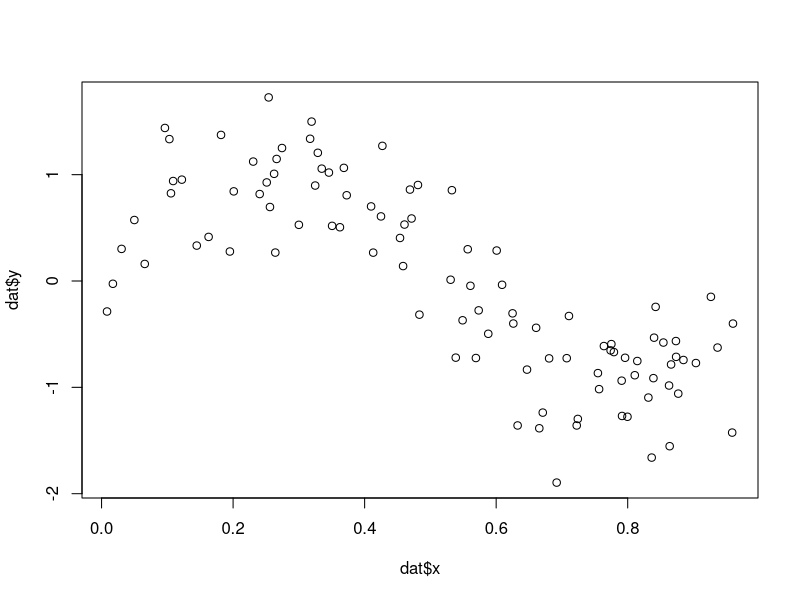
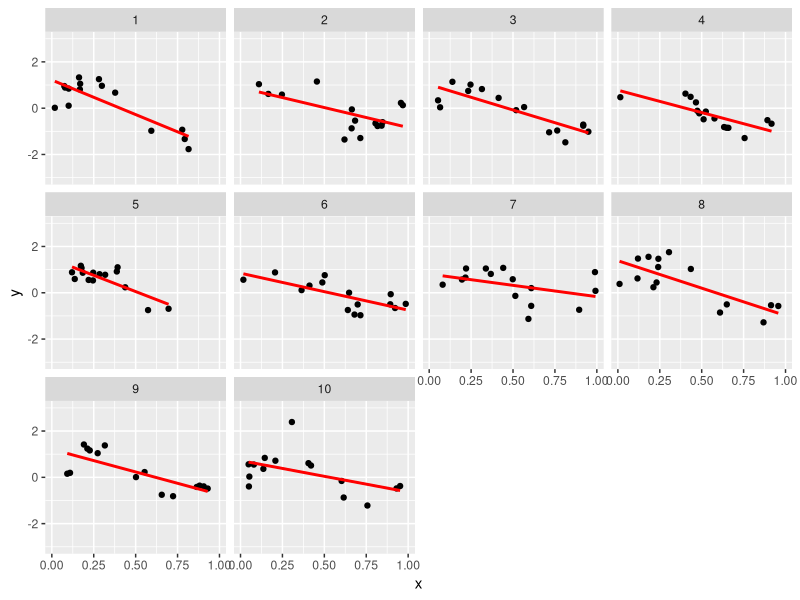
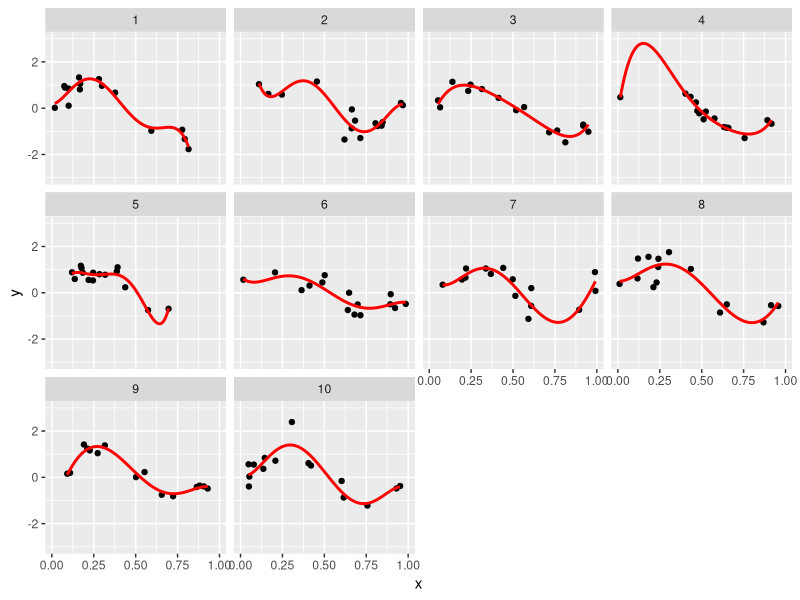
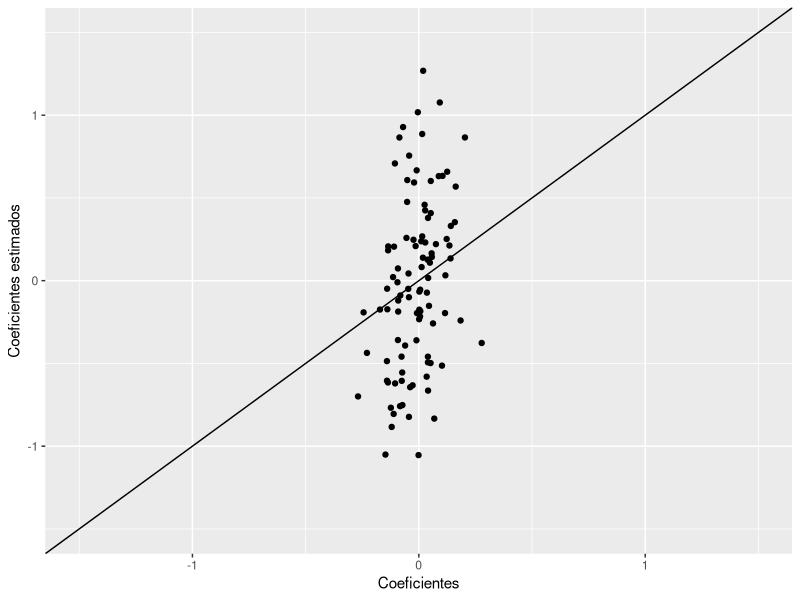
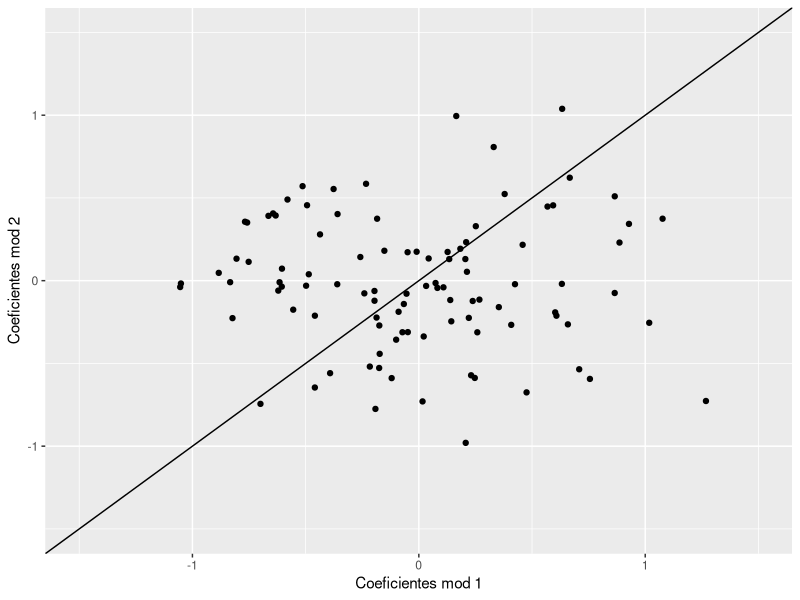
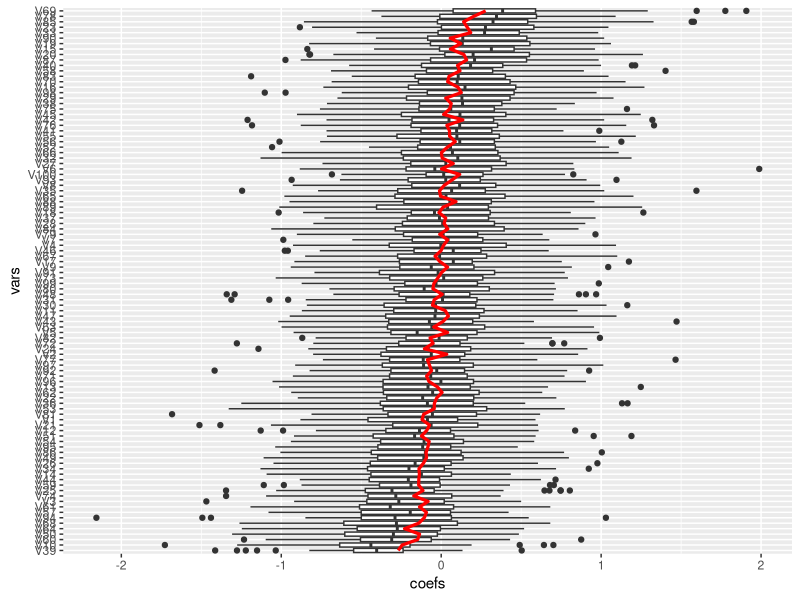
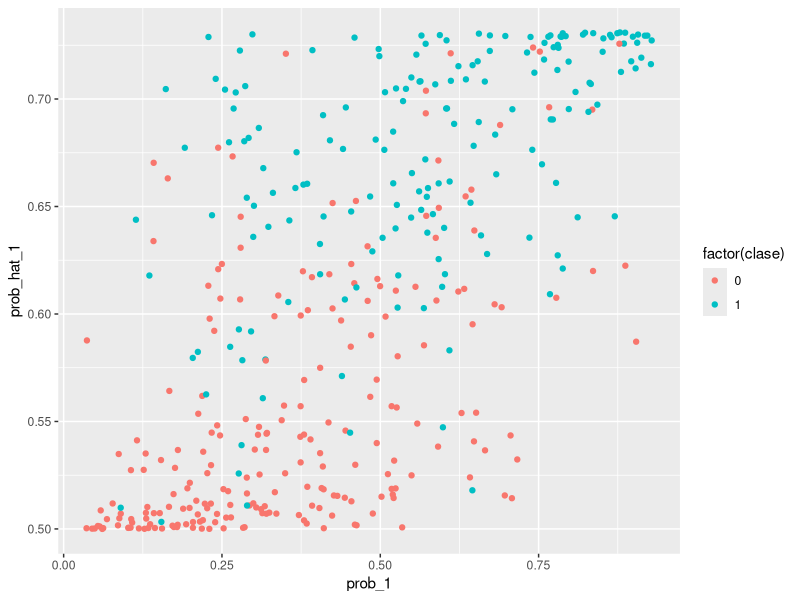
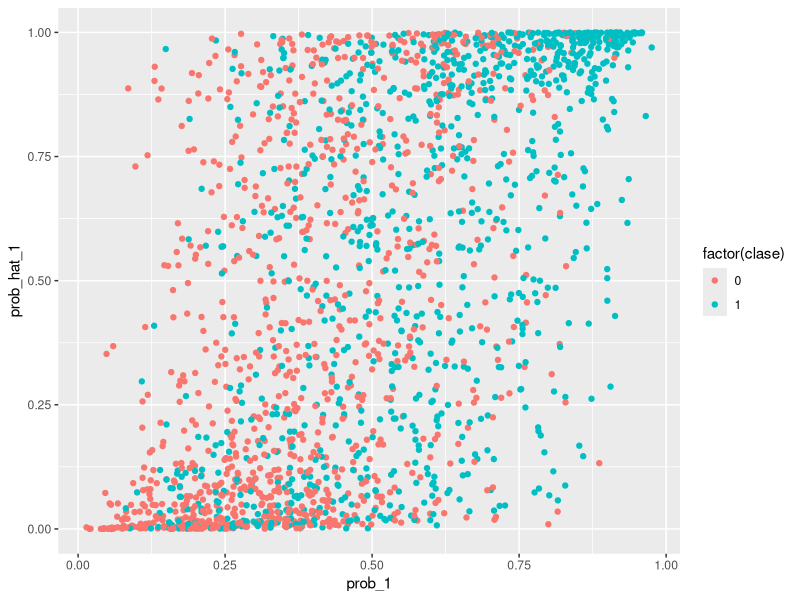

Recreate these plots in R, in order. (Note: this script raises an error after producing the figures.)
## ---- chunk 1
library(dplyr)
library(tidyr)
library(purrr)
library(ggplot2)
## ---- chunk 2
f <- function(x){ sin(6*x)}
sim_data <- function(n = 15){
  x <- runif(n, 0, 1)
  y <- f(x) + rnorm(n, 0, 0.4)
  data_frame(x = x, y = y)
}
dat <- sim_data(n = 100)
plot(dat$x,dat$y)
## ---- chunk 3
set.seed(92114)
sims <- data_frame(rep = 1:10)
sims <- sims %>% group_by(rep) %>% 
  mutate(data = list(data = sim_data())) %>% unnest
## ---- chunk 4
ggplot(sims, aes(x=x, y=y)) + geom_point() +
  facet_wrap(~rep) + 
  geom_smooth(formula = y~x, method ='lm', colour = 'red', se = FALSE) +
  ylim(c(-3,3))
## ---- chunk 5
ggplot(sims, aes(x=x, y=y)) + geom_point() +
  facet_wrap(~rep) + geom_smooth(formula = y~ poly(x, 5, raw = TRUE), method ='lm', 
                                 colour = 'red', se = FALSE) + ylim(c(-3,3))
## ---- chunk 6
h <- function(x){ 1 / (1 + exp(-x))}
set.seed(2805)
beta <- rnorm(100,0,0.1)
names(beta) <- paste0('V', 1:length(beta))
beta
## ---- chunk 7
sim_datos <- function(n, m, beta){
  p <- length(beta)
  #n = casos de entrenamiento, m= casos de prueba, p=num variables
  mat_entrena <- matrix(rnorm(n*p, 0, 0.5), n, p) + rnorm(p) 
  mat_prueba <- matrix(rnorm(m*p, 0, 0.5), m, p) + rnorm(p) 
  p_entrena <- h(mat_entrena %*% beta) 
  p_prueba <- h(mat_prueba %*% beta) 
  y_entrena = rbinom(n, 1, p_entrena)
  y_prueba = rbinom(m, 1, p_prueba)
  dat_entrena <- as.data.frame(mat_entrena)
  dat_prueba <- as.data.frame(mat_prueba)
  dat_entrena$y <- y_entrena
  dat_prueba$y <- y_prueba
  dat_entrena$entrena <- TRUE
  dat_prueba$entrena <- FALSE
  datos <- bind_rows(dat_entrena, dat_prueba)
  datos
}
datos <- sim_datos(n = 400, m = 2000, beta = beta)
## ---- chunk 8
mod_1 <- glm(y ~ -1 + ., datos %>% filter(entrena) %>% select(-entrena), 
             family = 'binomial')
## ---- chunk 9
qplot(beta, mod_1$coefficients) + 
  xlab('Coeficientes') + 
  ylab('Coeficientes estimados') +
  geom_abline(xintercept=0, slope =1) +
  xlim(c(-1.5,1.5))+ ylim(c(-1.5,1.5))
## ---- chunk 10
datos_2 <- sim_datos(n = 400, m = 10, beta = beta)
mod_2 <- glm(y ~ -1 + ., datos_2 %>% filter(entrena) %>% select(-entrena), 
             family = 'binomial')
qplot(mod_1$coefficients, mod_2$coefficients) + xlab('Coeficientes mod 1') + 
  ylab('Coeficientes mod 2') +
  geom_abline(xintercept=0, slope =1) +
  xlim(c(-1.5,1.5))+ ylim(c(-1.5,1.5))
## ---- chunk 11
dat_sim <- lapply(1:50, function(i){
  salida <- sim_datos(n=400, m=10, beta)
  mod <-  glm(y ~ -1 + ., salida %>% filter(entrena) %>% select(-entrena), 
             family = 'binomial')
  data_frame(rep = i, vars = names(coef(mod)), coefs = coef(mod))
}) %>% bind_rows
head(dat_sim)
## ---- chunk 12
dat_sim <- dat_sim %>% mutate(vars = reorder(vars, coefs, mean))
ggplot(dat_sim, aes(x=vars, y=coefs)) + geom_boxplot() +
  geom_line(data=data_frame(coefs=beta, vars=names(beta)), 
    aes(y=beta, group=1), col='red',size=1.1) + coord_flip()
## ---- chunk 13
dat_e <- datos %>% filter(entrena)
dat_p <- datos %>% filter(!entrena)
x_e <- dat_e %>% select(-entrena, -y) %>% as.matrix
x_p <- dat_p %>% select(-entrena, -y) %>% as.matrix
p_entrena <- data_frame(prob_hat_1 = h(mod_1$fitted.values), 
                        prob_1 = as.numeric(h(x_e %*% beta)),
                        clase = dat_e$y)
p_prueba <- data_frame(prob_hat_1 = as.numeric(h(x_p %*% (mod_1$coefficients))), 
                       prob_1 = as.numeric(h(x_p %*% beta)),
                       clase = dat_p$y)
## ---- chunk 14
ggplot(p_entrena, aes(x=prob_1, y=prob_hat_1, colour=factor(clase))) + geom_point()
## ---- chunk 15
ggplot(p_prueba, aes(x=prob_1, y=prob_hat_1, colour=factor(clase))) + geom_point()
## ---- chunk 16
tab <- table(p_prueba$prob_hat_1 > 0.5, p_prueba$clase)
prop.table(tab, margin=2)
## ---- chunk 17
library(glmnet)
mod_restringido <- glmnet(x = x_e, y = dat_e$y, 
  alpha = 0,
  family='binomial', intercept = F, 
  lambda = 0.1)
beta_penalizado <- coef(mod_restringido)[-1] # quitar intercept
## ---- chunk 18
sum(beta_penalizado^2)
sum(coef(mod_1)^2)
## ---- chunk 19
qplot(beta, beta_penalizado) + 
  xlab('Coeficientes') + 
  ylab('Coeficientes estimados') +
  geom_abline(xintercept=0, slope =1) +
  xlim(c(-0.5,0.5))+ ylim(c(-0.5,0.5))
## ---- chunk 20
p_entrena$prob_hat_pen <- h(x_e %*% as.numeric(beta_penalizado))
p_prueba$prob_hat_pen <- h(x_p %*% as.numeric(beta_penalizado))
## ---- chunk 21
ggplot(p_entrena, aes(x=prob_1, y=prob_hat_pen, colour=factor(clase))) + geom_point()
## ---- chunk 22
ggplot(p_prueba, aes(x=prob_1, y=prob_hat_pen, colour=factor(clase))) + geom_point()
## ---- chunk 23
tab <- table(p_prueba$prob_hat_pen > 0.5, p_prueba$clase)
prop.table(tab, margin=2)
## ---- chunk 24
library(ROCR)
pred <- prediction(predictions = p_prueba$prob_hat_1, labels = p_prueba$clase)
perf <- performance(pred, measure = "sens", x.measure = "fpr") 
plot(perf)
pred_r <- prediction(predictions = p_prueba$prob_hat_pen, labels = p_prueba$clase)
perf_r <- performance(pred_r, measure = "sens", x.measure = "fpr") 
plot(perf_r, add =T, col ='red')
abline(a=0, b=1, col ='gray')
## ---- chunk 25
library(ROCR)
pred <- prediction(predictions = p_entrena$prob_hat_1, labels = p_entrena$clase)
perf <- performance(pred, measure = "sens", x.measure = "fpr") 
plot(perf)
pred_r <- prediction(predictions = p_entrena$prob_hat_pen, labels = p_entrena$clase)
perf_r <- performance(pred_r, measure = "sens", x.measure = "fpr") 
plot(perf_r, add =T, col ='red')
abline(a=0, b=1, col ='gray')
## ---- chunk 26
library(glmnet)
mod_ridge <- glmnet(x = x_e, y = dat_e$y, 
  alpha = 0, #ridge
  family='binomial', intercept = F, nlambda=50) #normalmente ponemos intercept = T
dim(coef(mod_ridge))

## ---- chunk 27
plot(mod_ridge, xvar='lambda')
## ---- chunk 28
devianza  <- function(p, y){
  -2*mean(y * log(p) + (1-y) * log(1 - p))
}
# predict en glmnet produce probabilidades para los 50 modelos
preds_ridge <- predict(mod_ridge, newx = x_p, type = 'response') %>%
  data.frame %>% mutate(id = 1:nrow(x_p)) %>%
  gather(modelo, prob, -id) %>%
  left_join(dat_p %>% mutate(id=1:nrow(dat_p)) %>% select(id, y))

head(preds_ridge)
tail(preds_ridge)

df_lambdas <- data_frame(modelo = attr(mod_ridge$a0, 'names'), 
                         lambda = mod_ridge$lambda)


devianzas_prueba <- preds_ridge %>% group_by(modelo) %>%
  summarise( devianza = devianza(prob, y)) %>% left_join(df_lambdas)

ggplot(devianzas_prueba, aes(x = lambda, y= devianza)) + 
  scale_x_log10(breaks = round(2^seq(-5,5,1),2)) +
  geom_point()
## ---- chunk 29
df_lambdas 
coefs_selec <- coef(mod_ridge)[-1, 's38']
pred_prueba_final <- h(x_p %*% coefs_selec)
tab_confusion <- table(pred_prueba_final > 0.5, dat_p$y)
tab_confusion
prop.table(tab_confusion, margin=2)
## ---- chunk 30
knitr::include_graphics("./imagenes/div_muestra.png")
## ---- chunk 31
knitr::include_graphics("./imagenes/div_muestra_cv.png")
## ---- chunk 32
library(glmnet)
set.seed(291)
cv_mod_ridge <- cv.glmnet(x = x_e, y=dat_e$y, 
  alpha = 0,
  family='binomial', intercept = F, nfolds = 10, nlambda=50)
plot(cv_mod_ridge)
cv_mod_ridge$lambda.min
cv_mod_ridge$lambda.1se
## ---- chunk 33
cross_valid <- data_frame(devianza_cv = cv_mod_ridge$cvm,
                          modelo = attr(cv_mod_ridge$glmnet.fit$a0, 'names')[1:49])

devs <- devianzas_prueba %>% left_join(cross_valid) %>%
  rename(devianza_prueba = devianza) %>%
  gather(tipo, devianza,  devianza_prueba, devianza_cv)

ggplot(devs, aes(x=log(lambda), y=devianza, colour=tipo)) +
  geom_point()
## ---- chunk 34
knitr::include_graphics(c('./diagramas/ridge_lasso.png'))
